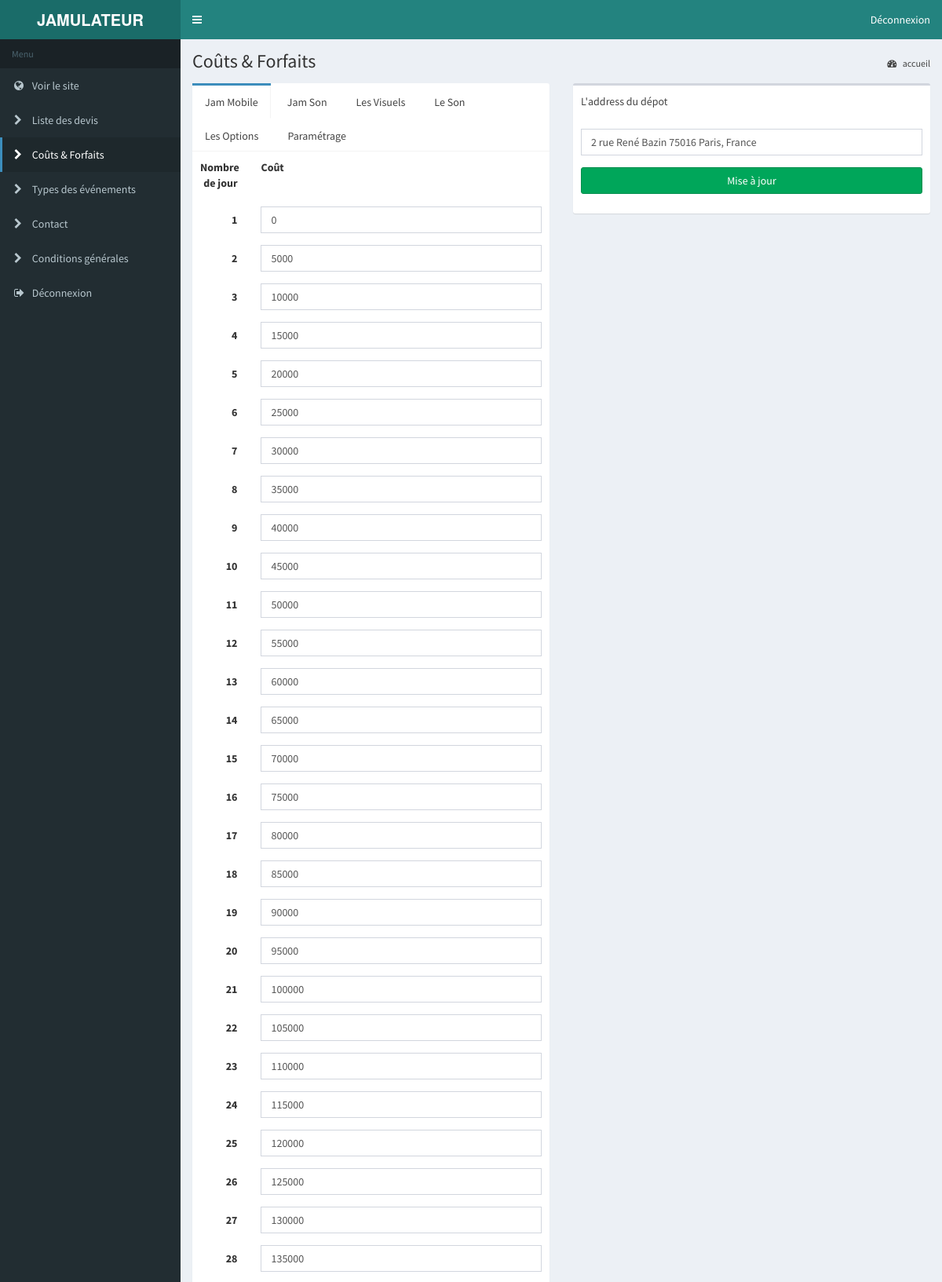
Screenshot of /admin/prices.php (signed in, upper part) with the database file from the repository.
### tables this page shows
CREATE TABLE `JamMobile` (
  `idJamMobile` int(11) NOT NULL,
  `nbrJours` int(11) NOT NULL,
  `price` int(11) NOT NULL,
  `TotalPrice` int(11) NOT NULL,
  PRIMARY KEY (`idJamMobile`),
  KEY `idJamMobile` (`idJamMobile`)
);

CREATE TABLE `contents` (
  `id` int(11) NOT NULL AUTO_INCREMENT,
  `slug` varchar(255) NOT NULL,
  `content` text NOT NULL,
  PRIMARY KEY (`id`)
);

### admin/prices.php (the view, shortened to what this page needs)
<?php session_start(); if(!isset($_SESSION['admin'])) header("location:index.php");
$db = db_connect();
?>
<html>
  <head>
    <link rel="stylesheet" href="bootstrap/css/bootstrap.min.css">
    <link rel="stylesheet" href="https://maxcdn.bootstrapcdn.com/font-awesome/4.4.0/css/font-awesome.min.css">
    <link rel="stylesheet" href="https://code.ionicframework.com/ionicons/2.0.1/css/ionicons.min.css">
    <link rel="stylesheet" href="dist/css/AdminLTE.min.css">
    <link rel="stylesheet" href="dist/css/skins/_all-skins.min.css">
  </head>
  <body class="hold-transition skin-blue sidebar-mini">
    <div class="wrapper">
      <header class="main-header">
        <a href="./home.php" class="logo">
          <span class="logo-lg"><b>JAMULATEUR</b></span>
        </a>
        <nav class="navbar navbar-static-top" role="navigation">
          <a href="#" class="sidebar-toggle" data-toggle="offcanvas" role="button">
          </a>
          <div class="navbar-custom-menu">
            <ul class="nav navbar-nav">
              <li class="dropdown user user-menu">
                <a href="logout.php" class="">
                  <span class="hidden-xs">Déconnexion</span>
                </a>
              </li>
            </ul>
          </div>
        </nav>
      </header>
      <aside class="main-sidebar">
        <section class="sidebar">
         <?php include 'menu.php'; ?>
        </section>
      </aside>
      <div class="content-wrapper">
        <section class="content-header">
          <h1>
            Coûts & Forfaits
          </h1>
          <ol class="breadcrumb">
            <li><a href="./"><i class="fa fa-dashboard"></i> accueil</a></li>
          </ol>
        </section>
        <section class="content">
          <div class="row">
            <div class="col-sm-12 col-md-6">
                  <div class="nav-tabs-custom">
                    <ul class="nav nav-tabs">
                      <li class="<?= (!isset($_GET['tab']) || $_GET['tab'] == 1 || $_GET['tab'] == '' ) ? 'active' : '' ?>"><a href="#tab_1" data-toggle="tab">Jam Mobile</a></li>
                      <li class="<?= (isset($_GET['tab']) && $_GET['tab'] == 2 ) ? 'active' : '' ?>"><a href="#tab_2" data-toggle="tab">Jam Son</a></li>
                      <li class="<?= (isset($_GET['tab']) && $_GET['tab'] == 3 ) ? 'active' : '' ?>"><a href="#tab_3" data-toggle="tab">Les Visuels</a></li>
                      <li class="<?= (isset($_GET['tab']) && $_GET['tab'] == 4 ) ? 'active' : '' ?>"><a href="#tab_4" data-toggle="tab">Le Son</a></li>
                      <li class="<?= (isset($_GET['tab']) && $_GET['tab'] == 5 ) ? 'active' : '' ?>"><a href="#tab_5" data-toggle="tab">Les Options</a></li>
                      <li class="<?= (isset($_GET['tab']) && $_GET['tab'] == 6 ) ? 'active' : '' ?>"><a href="#tab_6" data-toggle="tab">Paramétrage</a></li>
                    </ul>
                    <div class="tab-content">
                      <div class="tab-pane <?= (!isset($_GET['tab']) || $_GET['tab'] == 1 || $_GET['tab'] == '' ) ? 'active' : '' ?>" id="tab_1">
                        <form method="post" action="update-prices.php">
                          <div class="row form-group">
                           <label class="col-xs-2"  align="right">Nombre de jour</label>
                           <label class="col-xs-10">Coût</label>
                          </div>
                          <?php
                            $query = $db->query("SELECT * FROM JamMobile");
                            $result = $query->fetchAll(PDO::FETCH_ASSOC);
                          ?>
                          <?php foreach ($result as $key => $row): ?>
                            <div class="row form-group">
                             <label class="col-xs-2" align="right" style="padding-top: 7px"><?= $row['nbrJours'] ?></label>
                             <div class="col-xs-10">
                                <input type="text" class="form-control" name="<?= $row['idJamMobile'] ?>" value="<?= $row['TotalPrice'] ?>">
                             </div>
                            </div>
                          <?php endforeach ?>
                        </form>
                      </div>
                    </div>
                  </div>
            </div>
            <?php
              $query = $db->query("SELECT * FROM contents where slug = 'adresse_depot' ");
              $result = $query->fetchAll(PDO::FETCH_ASSOC)[0];
            ?>
            <div class="col-sm-6">
              <div class="box">
                <div class="box-header">L'address du dépot</div>
                <div class="box-body table-responsive ">
                  <form method="post" action="">
                      <div class="form-group">
                        <input type="text" class="form-control" name="address" placeholder="" required value="<?= $result['content'] ?>">
                      </div>
                      <div class="form-group">
                        <button class="btn btn-block btn-success">Mise à jour</button>
                      </div>
                  </form>
                </div>
              </div>
            </div>
          </div>
        </section>
      </div>
    </div>
  </body>
</html>

### rows the page displays
jammobile: nbrJours "1", TotalPrice "0"
jammobile: nbrJours "2", TotalPrice "5000"
jammobile: nbrJours "3", TotalPrice "10000"
jammobile: nbrJours "4", TotalPrice "15000"
jammobile: nbrJours "5", TotalPrice "20000"
jammobile: nbrJours "6", TotalPrice "25000"
jammobile: nbrJours "7", TotalPrice "30000"
jammobile: nbrJours "8", TotalPrice "35000"
jammobile: nbrJours "9", TotalPrice "40000"
jammobile: nbrJours "10", TotalPrice "45000"
jammobile: nbrJours "11", TotalPrice "50000"
jammobile: nbrJours "12", TotalPrice "55000"
jammobile: nbrJours "13", TotalPrice "60000"
jammobile: nbrJours "14", TotalPrice "65000"
jammobile: nbrJours "15", TotalPrice "70000"
jammobile: nbrJours "16", TotalPrice "75000"
jammobile: nbrJours "17", TotalPrice "80000"
jammobile: nbrJours "18", TotalPrice "85000"
jammobile: nbrJours "19", TotalPrice "90000"
jammobile: nbrJours "20", TotalPrice "95000"
jammobile: nbrJours "21", TotalPrice "100000"
jammobile: nbrJours "22", TotalPrice "105000"
jammobile: nbrJours "23", TotalPrice "110000"
jammobile: nbrJours "24", TotalPrice "115000"
jammobile: nbrJours "25", TotalPrice "120000"
jammobile: nbrJours "26", TotalPrice "125000"
jammobile: nbrJours "27", TotalPrice "130000"
jammobile: nbrJours "28", TotalPrice "135000"
contents: address "2 rue René Bazin 75016 Paris, France"
